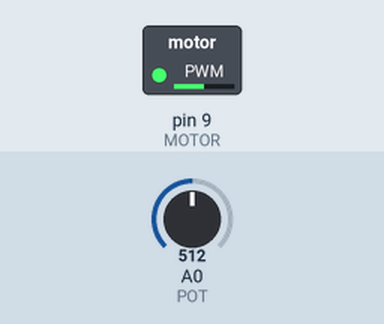
Recording of a sketch running on a simulated Arduino Uno, built with avr-gcc and run on an emulated ATmega328P. On the bench: switched loads named in the sketch (green lamp = pin HIGH). Inputs (shaded band) come from the test bench; at power-on: A0 (POT) = 512.

Above: at 1.2 s.
1.3 s: A0 (POT) set to 716
At 2.4 s:
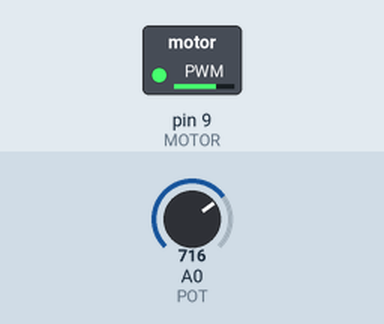
2.8 s: A0 (POT) set to 900
At 3.5 s:
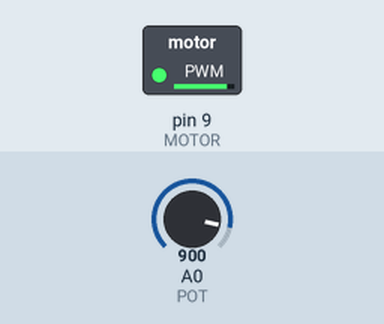
4.3 s: A0 (POT) set to 122
At 4.6 s:
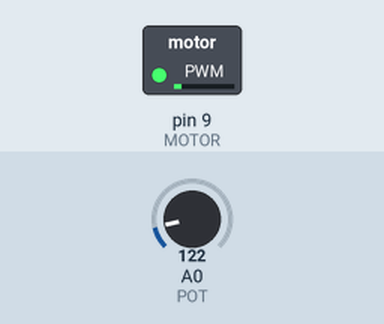
5.8 s: A0 (POT) set to 0
At 7.0 s:
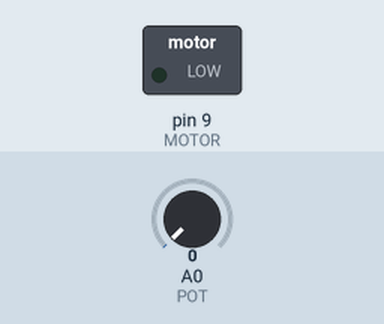
7.3 s: A0 (POT) set to 511
At 8.1 s:
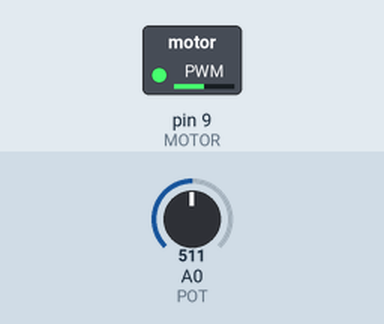
Timing chart, 0 to 9.8 s (numbered marks = the images above; inputs shaded):
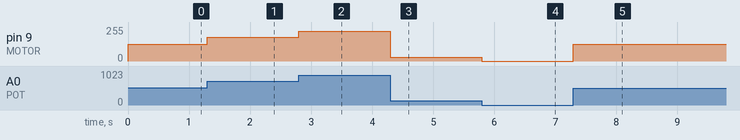

Measured:
- after the input at 1.3 s, pin 9 (MOTOR): 127/255 → 178/255 at once
- after the input at 2.8 s, pin 9 (MOTOR): 178/255 → 224/255 at once
- after the input at 4.3 s, pin 9 (MOTOR): 224/255 → 30/255 at once
- after the input at 5.8 s, pin 9 (MOTOR): 30/255 → 0/255 at once
- after the input at 7.3 s, pin 9 (MOTOR): 0/255 → 127/255 at once

The sketch:

motor_pot.ino
```cpp
// (licence header left out)
//Motor Speed Control with a Pot

const int MOTOR=9;  //Motor on Digital Pin 9
const int POT=0;    //POT on Analog Pin 0

int val = 0;

void setup()
{
    pinMode (MOTOR, OUTPUT);
}

void loop()
{
    val = analogRead(POT);
    val = map(val, 0, 1023, 0, 255);
    analogWrite(MOTOR, val);
}
```
